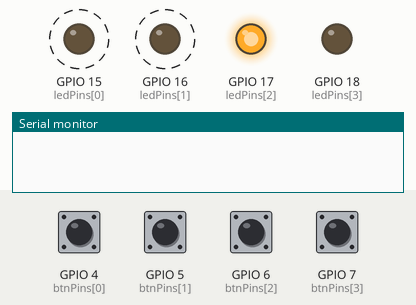
This sketch was run on a simulated ESP32. Parts: output pins drawn as LEDs (lit = HIGH), the last lines printed to the serial monitor. Dashed ring = blinking. The test bench sets the inputs (shaded band); at power-on: GPIO 4 (btnPins[0]), GPIO 5 (btnPins[1]), GPIO 6 (btnPins[2]), GPIO 7 (btnPins[3]) HIGH. Random numbers use the default seed unless the sketch sets one.

Above: at 2.05 s.
2.1 s: GPIO 4 (btnPins[0]) pulled LOW for 0.15 s
At 3.5 s:
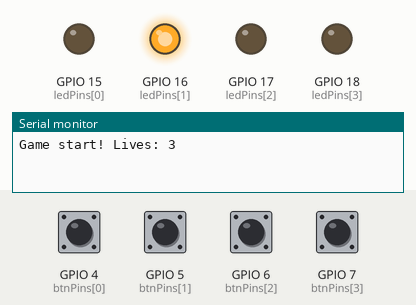
5.2 s: GPIO 5 (btnPins[1]) pulled LOW for 0.15 s
At 10.6 s:
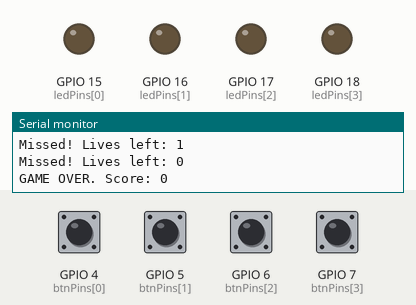
Timing chart, 0 to 14.3 s (numbered marks = the images above; inputs shaded):
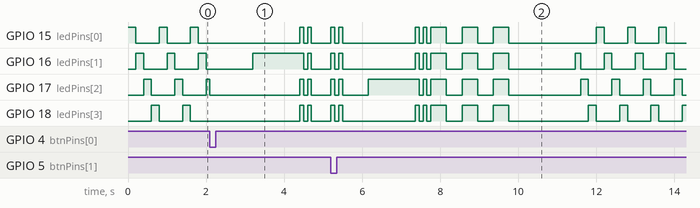

The sketch:

main.ino
```cpp
const uint8_t btnPins[4] = {4, 5, 6, 7};
const uint8_t ledPins[4] = {15, 16, 17, 18};

int score, lives, mole = -1;
uint32_t moleStart, nextSpawn, moleTime;
bool playing = false;

int readButtons() {
  static bool last[4];
  static uint32_t t[4];
  int r = -1;
  for (int i = 0; i < 4; i++) {
    bool p = !digitalRead(btnPins[i]);
    if (p && !last[i] && millis() - t[i] > 40) { r = i; t[i] = millis(); }
    last[i] = p;
  }
  return r;
}

void setAll(bool on) { for (int i = 0; i < 4; i++) digitalWrite(ledPins[i], on); }

void blinkAll(int times, int ms) {
  for (int i = 0; i < times; i++) {
    setAll(true);  delay(ms);
    setAll(false); delay(ms);
  }
}

void startGame() {
  score = 0; lives = 3; mole = -1;
  nextSpawn = millis() + 800;
  playing = true;
  Serial.println("Game start! Lives: 3");
}

void loseLife() {
  lives--;
  mole = -1;
  setAll(false);
  blinkAll(2, 100);                      // miss signal
  Serial.printf("Missed! Lives left: %d\n", lives);
  nextSpawn = millis() + random(400, 900);
  if (lives <= 0) gameOver();
}

void gameOver() {
  playing = false;
  Serial.printf("GAME OVER. Score: %d\n", score);
  blinkAll(3, 400);                      // long blinks = game over
  delay(800);
  blinkAll(score, 150);                  // short blinks = your score
  delay(500);
}

void setup() {
  Serial.begin(115200);
  for (int i = 0; i < 4; i++) {
    pinMode(btnPins[i], INPUT_PULLUP);
    pinMode(ledPins[i], OUTPUT);
  }
  randomSeed(esp_random());
  // Startup test: each LED lights in turn
  for (int i = 0; i < 4; i++) { digitalWrite(ledPins[i], HIGH); delay(200); digitalWrite(ledPins[i], LOW); }
}

void loop() {
  int b = readButtons();

  if (!playing) {
    // Idle: chase animation, press any button to start
    int step = (millis() / 200) % 4;
    for (int i = 0; i < 4; i++) digitalWrite(ledPins[i], i == step);
    if (b >= 0) { setAll(false); delay(300); startGame(); }
    return;
  }

  // Spawn a mole
  if (mole < 0 && millis() >= nextSpawn) {
    mole = random(4);
    moleStart = millis();
    moleTime = max(350, 1200 - score * 35);   // gets faster
    digitalWrite(ledPins[mole], HIGH);
  }

  if (b >= 0) {
    if (mole >= 0 && b == mole) {
      score++;
      digitalWrite(ledPins[mole], LOW);
      mole = -1;
      nextSpawn = millis() + random(250, 700);
      Serial.printf("Hit! Score: %d\n", score);
    } else {
      loseLife();
    }
  } else if (mole >= 0 && millis() - moleStart > moleTime) {
    loseLife();                               // too slow
  }
}
```
